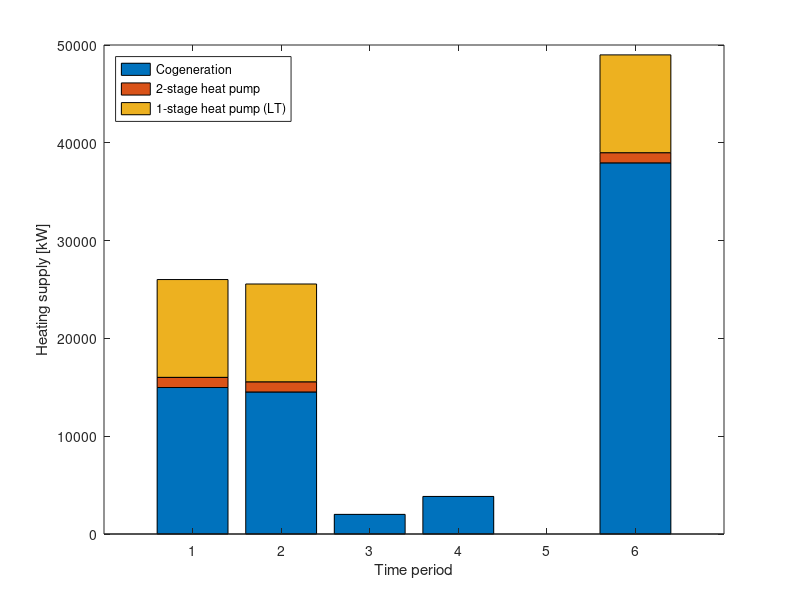

Reproduce this figure in MATLAB. (Note: this script raises an error after producing the figure.)

function part2_results()
% Generate 4 graphs
heating_supply
capex
E_supply
E_usage
end


function heating_supply()
Q = zeros(6, 3);
cogen = [14978.36	14523.06	2007.06	3840.64	0	37949.9];
twostg = [1039.78	1039.78	0	0	0	1039.78];
onestg = [10000	10000	0	0	0	10000];

for i = 1:6
    Q(i, 1) = cogen(i);
    Q(i, 2) = twostg(i);
    Q(i, 3) = onestg(i);
end

heat_plt = bar(Q, 'stacked')
xlabel('Time period')
ylabel('Heating supply [kW]')
legend('Cogeneration', '2-stage heat pump', '1-stage heat pump (LT)', 'Location', 'northwest');
figExport(12, 8, 'heat_supply')

end

function capex()
costs = [355828.0496 86690.7217 1162149.096 152598.0475];
labels = {'Cogeneration', '2-stage heat pump', '1-stage heat pump', 'PV'};
explode = [1 1 1 1];
capex_plt = pie(costs,explode,'%2.0f%%')
legend(labels, 'Location', 'southwest')

figExport(10, 10, 'capex')
end

function E_supply()
E = zeros(6, 3);
grid = [0	0	8558.09	8032.28	2244.97	0];
cogen = [14978.4	14523.1	2007.06	3840.63	0	37949.9];
PV = [277.28	235.895	1671.95	364.188	401.435	0];

for i = 1:6
    E(i, 1) = grid(i);
    E(i, 2) = cogen(i);
    E(i, 3) = PV(i);
end

E_supply = bar(E, 'stacked')
xlabel('Time period')
ylabel('Electricity supply [kW]')
legend('Grid', 'Cogeneration', 'PV', 'Location', 'northwest');
figExport(12, 8, 'E_supply')


end

function E_usage()
E = zeros(6, 4);
demand = [12237.1	12237.1	12237.1	12237.1	2626.4	12237.1];
onestg = [2069.68	2012.03	0	0	0	2242.62];
twostg = [509.828	509.828	0	0	0	510];
sell = [439.029	0	0	0	0	15968];

for i = 1:6
   E(i, 1) = demand(i);
   E(i, 2) = onestg(i);
   E(i, 3) = twostg(i);
   E(i, 4) = sell(i);
end
E
E_usage = bar(E, 'stacked')
xlabel('Time period')
ylabel('Electricity usage [kW]')
legend('Campus demand', '1-stage heat pump', '2-stage heat pump', 'Sold to grid', 'Location', 'northwest');
figExport(12, 8, 'E_usage')

end

function figExport(w,h,name)
fig = gcf;
fig.PaperOrientation = 'landscape';
fig.PaperSize = [w h];
fig.PaperPosition = [0 0 w h];
% fig.Renderer = 'Painters'; % for 3D plots
print(gcf, '-dpdf', [pwd '/figures/' name '.pdf']);
end